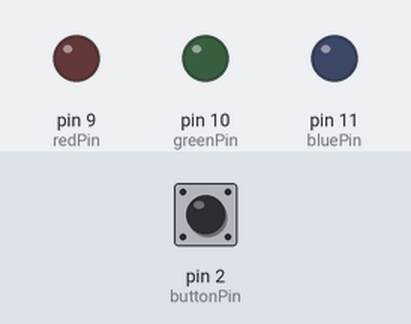
Simulated run of this sketch. Board: Arduino Uno, built with avr-gcc and run on an emulated ATmega328P. Shown: output pins drawn as LEDs (lit = HIGH). Inputs (shaded band) come from the test bench; at power-on: pin 2 (buttonPin) HIGH.

Above: at 1.2 s.
1.3 s: pin 2 (buttonPin) pulled LOW for 0.15 s
At 2.2 s:
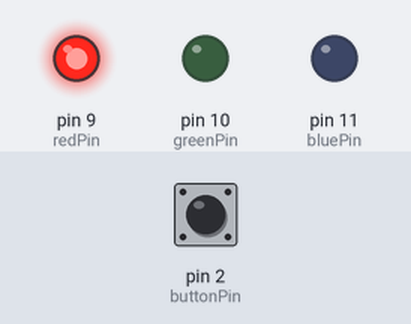
3.0 s: pin 2 (buttonPin) pulled LOW for 1 s
At 3.5 s:
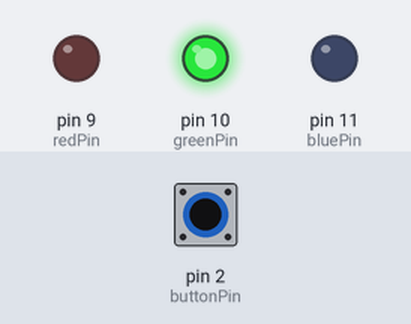
5.5 s: pin 2 (buttonPin) pulled LOW for 0.15 s
At 6.6 s:
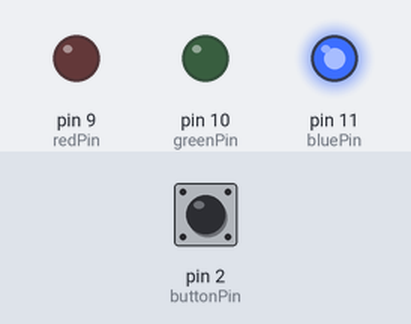
7.2 s: pin 2 (buttonPin) pulled LOW for 3.2 s
At 7.9 s:
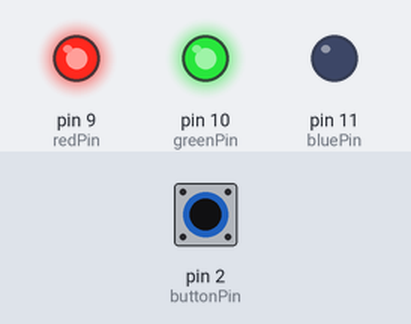
11.9 s: pin 2 (buttonPin) pulled LOW for 0.15 s
At 12.7 s:
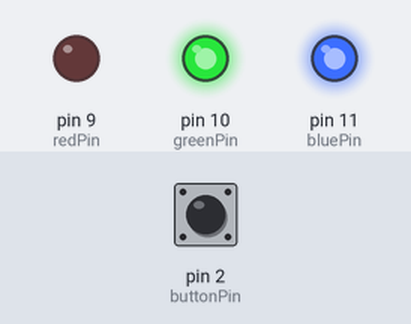
13.6 s: pin 2 (buttonPin) pulled LOW for 1 s
At 15.2 s:
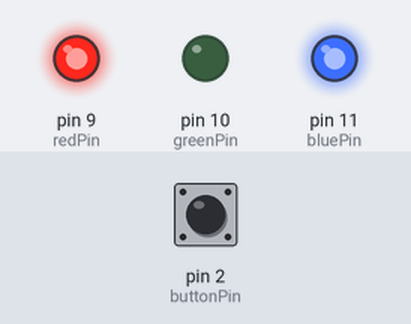
Timing chart, 0 to 16.7 s (numbered marks = the images above; inputs shaded):
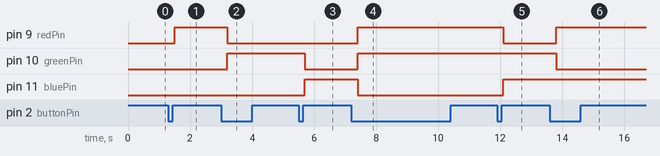

The sketch:

Corlour-change.ino
```cpp
const int redPin = 9;
const int greenPin = 10;
const int bluePin = 11;
const int buttonPin = 2;

int colorState = 0;
bool lastButtonState = HIGH;

void setup() {
  pinMode(redPin, OUTPUT);
  pinMode(greenPin, OUTPUT);
  pinMode(bluePin, OUTPUT);

  pinMode(buttonPin, INPUT_PULLUP); // use internal pull-up
}

void loop() {
  bool buttonState = digitalRead(buttonPin);

  // detect button press (falling edge)
  if (lastButtonState == HIGH && buttonState == LOW) {
    colorState++;
    if (colorState > 6) {
      colorState = 0;
    }
    delay(200); // simple debounce
  }

  lastButtonState = buttonState;

  setColor(colorState);
}

void setColor(int state) {
  switch(state) {
    case 0: // Off
      analogWrite(redPin, 0);
      analogWrite(greenPin, 0);
      analogWrite(bluePin, 0);
      break;

    case 1: // Red
      analogWrite(redPin, 255);
      analogWrite(greenPin, 0);
      analogWrite(bluePin, 0);
      break;

    case 2: // Green
      analogWrite(redPin, 0);
      analogWrite(greenPin, 255);
      analogWrite(bluePin, 0);
      break;

    case 3: // Blue
      analogWrite(redPin, 0);
      analogWrite(greenPin, 0);
      analogWrite(bluePin, 255);
      break;

    case 4: // Yellow
      analogWrite(redPin, 255);
      analogWrite(greenPin, 255);
      analogWrite(bluePin, 0);
      break;

    case 5: // Cyan
      analogWrite(redPin, 0);
      analogWrite(greenPin, 255);
      analogWrite(bluePin, 255);
      break;

    case 6: // Magenta
      analogWrite(redPin, 255);
      analogWrite(greenPin, 0);
      analogWrite(bluePin, 255);
      break;
  }
}
```

Measured:
- after the input at 1.3 s, pin 9 (redPin): LOW → HIGH after 0.20 s
- after the input at 3.0 s, pin 9 (redPin): HIGH → LOW after 0.20 s; pin 10 (greenPin): LOW → HIGH after 0.20 s
- after the input at 5.5 s, pin 10 (greenPin): HIGH → LOW after 0.20 s; pin 11 (bluePin): LOW → HIGH after 0.20 s
- after the input at 7.2 s, pin 9 (redPin), pin 10 (greenPin): LOW → HIGH after 0.20 s; pin 11 (bluePin): HIGH → LOW after 0.20 s
- after the input at 11.9 s, pin 9 (redPin): HIGH → LOW after 0.20 s; pin 11 (bluePin): LOW → HIGH after 0.20 s
- after the input at 13.6 s, pin 9 (redPin): LOW → HIGH after 0.20 s; pin 10 (greenPin): HIGH → LOW after 0.20 s
